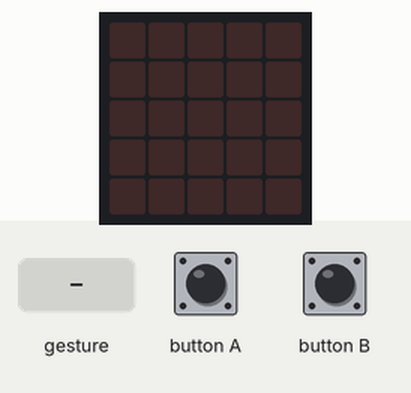
This program was run on a simulated BBC micro:bit (MakeCode). On the bench: the board's 5×5 LED display. The inputs (shaded band) are chosen by the test bench. A tilt is held for 1.5 s and a shake lasts 1 s, then the board lies face up again.

Above: at 1.2 s.
1.3 s: button A pressed for 0.15 s
At 2.5 s:
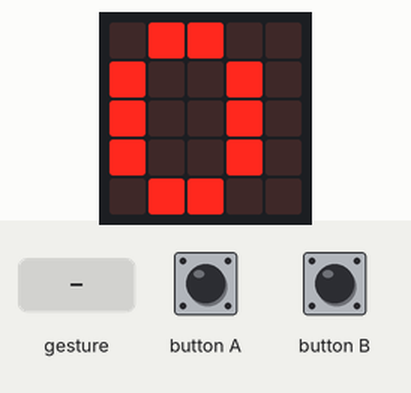
2.9 s: gesture 'shake'
At 4.3 s:
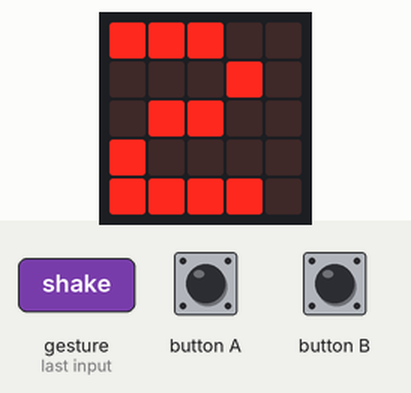
Timing chart, 0 to 5.9 s (numbered marks = the images above; inputs shaded):
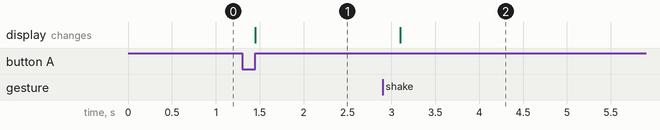

The program:

main.ts
```typescript
let 计步器 = 0
input.onButtonPressed(Button.A, function () {
    basic.showNumber(计步器)
    计步器 += 1
})
input.onGesture(Gesture.Shake, function () {
    计步器 += 1
    basic.showNumber(计步器)
})
input.onButtonPressed(Button.B, function () {
    计步器 = 0
    basic.showNumber(计步器)
})
```

test.ts
```typescript
// 在此处测试；当此软件包作为插件使用时，将不会编译此软件包。
```

Measured:
- after the input at 1.3 s, the display: changes after 0.15 s (image 1)
- after the input at 2.9 s, the display: changes after 0.20 s (image 2)
